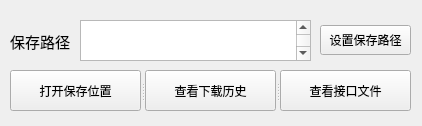
<?xml version="1.0" encoding="UTF-8"?>
<ui version="4.0">
 <class>SettingWindow</class>
 <widget class="QWidget" name="SettingWindow">
  <property name="geometry">
   <rect>
    <x>0</x>
    <y>0</y>
    <width>422</width>
    <height>126</height>
   </rect>
  </property>
  <property name="windowTitle">
   <string>全局设置</string>
  </property>
  <property name="windowIcon">
   <iconset>
    <normaloff>../src/img/icon.ico</normaloff>../src/img/icon.ico</iconset>
  </property>
  <widget class="QTextBrowser" name="textBrowser">
   <property name="geometry">
    <rect>
     <x>80</x>
     <y>20</y>
     <width>231</width>
     <height>41</height>
    </rect>
   </property>
   <property name="verticalScrollBarPolicy">
    <enum>Qt::ScrollBarAlwaysOn</enum>
   </property>
  </widget>
  <widget class="QLabel" name="label">
   <property name="geometry">
    <rect>
     <x>10</x>
     <y>30</y>
     <width>61</width>
     <height>21</height>
    </rect>
   </property>
   <property name="text">
    <string>&lt;html&gt;&lt;head/&gt;&lt;body&gt;&lt;p&gt;&lt;span style=&quot; font-size:11pt;&quot;&gt;保存路径&lt;/span&gt;&lt;/p&gt;&lt;/body&gt;&lt;/html&gt;</string>
   </property>
  </widget>
  <widget class="QPushButton" name="SetSavePathButton">
   <property name="geometry">
    <rect>
     <x>320</x>
     <y>25</y>
     <width>91</width>
     <height>30</height>
    </rect>
   </property>
   <property name="text">
    <string>设置保存路径</string>
   </property>
  </widget>
  <widget class="QSplitter" name="splitter">
   <property name="geometry">
    <rect>
     <x>10</x>
     <y>70</y>
     <width>401</width>
     <height>41</height>
    </rect>
   </property>
   <property name="orientation">
    <enum>Qt::Horizontal</enum>
   </property>
   <widget class="QPushButton" name="OpenSaveButton">
    <property name="text">
     <string>打开保存位置</string>
    </property>
   </widget>
   <widget class="QPushButton" name="QueryHistoryButton">
    <property name="text">
     <string>查看下载历史</string>
    </property>
   </widget>
   <widget class="QPushButton" name="QueryApiButton">
    <property name="text">
     <string>查看接口文件</string>
    </property>
   </widget>
  </widget>
 </widget>
 <resources/>
 <connections/>
</ui>
